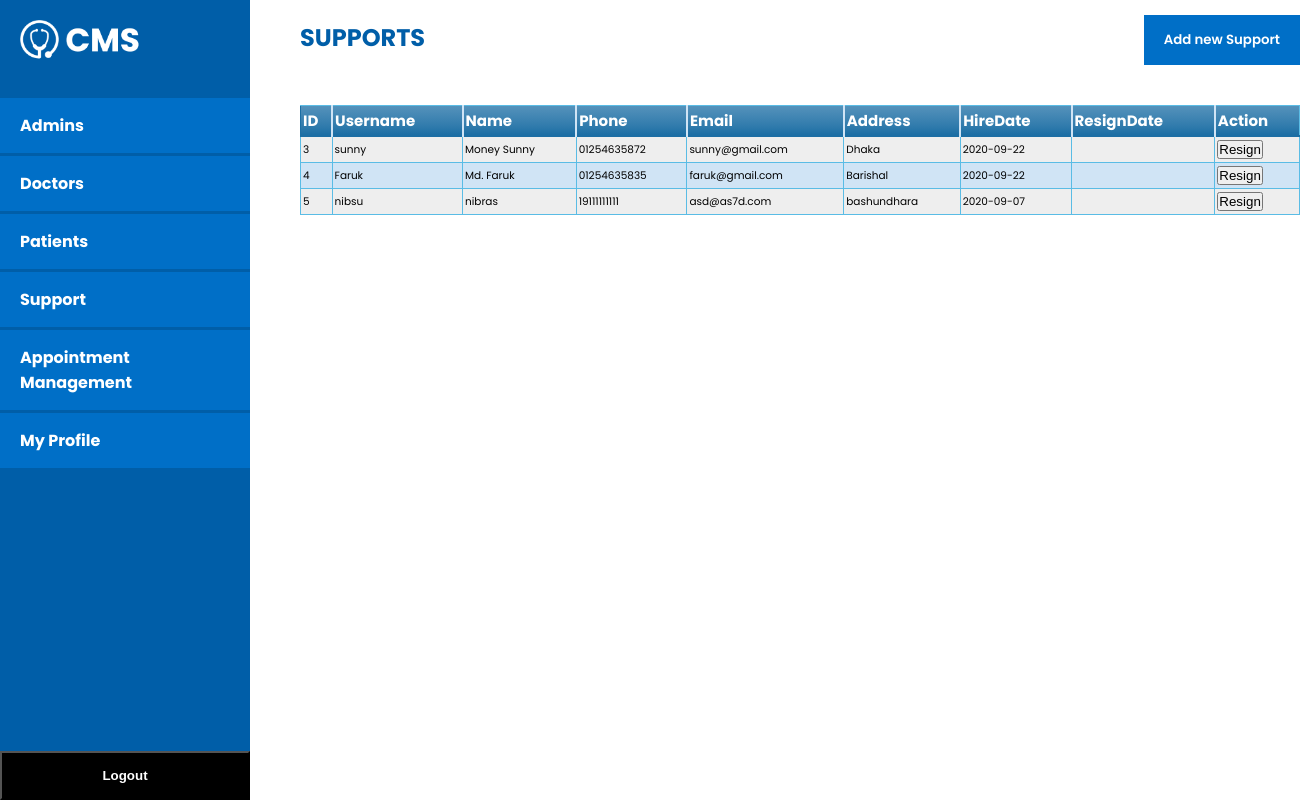
/admin_support.php (signed in), run on the app's committed database.
### tables this page shows
CREATE TABLE `support` (
  `id` int(5) NOT NULL,
  `username` varchar(50) NOT NULL,
  `Name` varchar(50) NOT NULL,
  `password` varchar(200) NOT NULL,
  `address` text NOT NULL,
  `phone` varchar(15) NOT NULL,
  `hiredate` date NOT NULL,
  `resignDate` date DEFAULT NULL,
  `email` varchar(50) NOT NULL
);

### admin_support.php (the view, shortened to what this page needs)
<?php
require "includes/db_connect.inc.php";
$sql_table = "select *  from support ORDER BY hiredate DESC;";
$result = mysqli_query($conn, $sql_table);
?>
<!DOCTYPE html>
<html lang="en">
<head>
<link rel="stylesheet" type="text/css" href="StyleSheet/leftNav.css">
<link rel="stylesheet" type="text/css" href="StyleSheet/footer.css">
<link rel="stylesheet" type="text/css" href="StyleSheet/panel.css">
<link rel="stylesheet" type="text/css" href="StyleSheet/table.css">
</head>
<body>
	<?php include 'includes/leftNav_admin.php'; ?>
	<section id="board">
		<h1 class="header">SUPPORTS</h1>
		<a href="support_register.php"><button class="add_btn" >Add new Support</button></a>
		<table class="blueTable">
            <thead>
              <tr>
                <th>ID</th>
                <th>Username</th>
                <th>Name</th>
                <th>Phone</th>
                <th>Email</th>
                <th>Address</th>
                <th>HireDate</th>
                <th>ResignDate</th>
                <th>Action</th>
              </tr>
            </thead>
            <tbody>
              <?php
              while($row = mysqli_fetch_assoc($result))
              {
              	echo "<tr>";
              		echo "<td>".$row['id']."</td>";
              		echo "<td>".$row['username']."</td>";
              		echo "<td>".$row['Name']."</td>";
              		echo "<td>".$row['phone']."</td>";
              		echo "<td>".$row['email']."</td>";
                  echo "<td>".$row['address']."</td>";
                  echo "<td>".$row['hiredate']."</td>";
                  echo "<td>".$row['resignDate']."</td>";
                  if(is_null($row['resignDate']))
                  {
                   echo "<td><form method=\"post\"><button type=\"submit\" name=\"Resign\" value=\"".$row['id']."\">Resign</button></form>";
                  }
                  else
                  {
                      echo "<td><form method=\"post\"><button type=\"submit\" name=\"Recall\" value=\"".$row['id']."\">Recall</button></form>";
                  }
              	echo "</tr>";
              }
               ?>
            </tbody>
          </table>
	</section>
</body>
</html>

### StyleSheet/panel.css (style rules this page uses)
* { padding: 0px; margin: 0px; }
body { font-family: 'Poppins', sans-serif; scroll-behavior: smooth; }
#board { width: 1000px; height: 100vh; margin-left: 300px; }
.header { padding-top: 20px; color: #005EA8; }
.add_btn { background-color: #006FC7; padding: 15px 20px; border: none; color: white; font-weight: 600; position: relative; top: -40px; float: right; font-family: 'Poppins', sans-serif; cursor: pointer; }

### StyleSheet/table.css (style rules this page uses)
table.blueTable { table-layout: auto ; width: 100% ; border: 1px solid #1C6EA4; background-color: #EEEEEE; text-align: left; border-collapse: collapse; }
table.blueTable td, table.blueTable th { border: 1px solid #5ABCE5; padding: 3px 2px; word-wrap: break-word; }
table.blueTable tbody td { font-size: 10.5px; }
table.blueTable tr:nth-child(even) { background: #D0E4F5; }
table.blueTable thead { background: #1C6EA4; background: -moz-linear-gradient(top, #5592bb 0%, #327cad 66%, #1C6EA4 100%); background: -webkit-linear-gradient(top, #5592bb 0%, #327cad 66%, #1C6EA4 100%); background: linear-gradient(to bottom, #5592bb 0%, #327cad 66%, #1C6EA4 100%); border-bottom: 2px solid #1C6EA4; }
table.blueTable thead th { font-size: 15px; font-weight: bold; color: #FFFFFF; border-left: 2px solid #D0E4F5; }
table.blueTable thead th:first-child { border-left: none; }

### data on the page
support: id "3", username "sunny", Name "Money Sunny", phone "01254635872", email "sunny@gmail.com", address "Dhaka", hiredate "2020-09-22"
support: id "4", username "Faruk", Name "Md. Faruk", phone "01254635835", email "faruk@gmail.com", address "Barishal", hiredate "2020-09-22"
support: id "5", username "nibsu", Name "nibras", phone "19111111111", email "asd@as7d.com", address "bashundhara", hiredate "2020-09-07"
